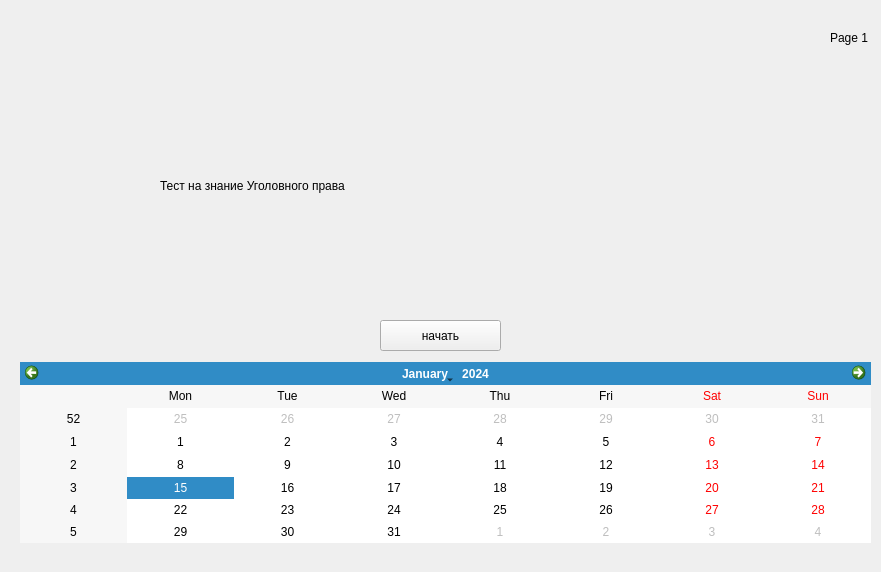
<?xml version="1.0" encoding="UTF-8"?>
<ui version="4.0">
 <class>Form</class>
 <widget class="QWidget" name="Form">
  <property name="geometry">
   <rect>
    <x>0</x>
    <y>0</y>
    <width>881</width>
    <height>572</height>
   </rect>
  </property>
  <property name="windowTitle">
   <string>Form</string>
  </property>
  <widget class="QStackedWidget" name="stackedWidget">
   <property name="geometry">
    <rect>
     <x>10</x>
     <y>10</y>
     <width>861</width>
     <height>551</height>
    </rect>
   </property>
   <property name="currentIndex">
    <number>0</number>
   </property>
   <widget class="QWidget" name="page_3">
    <widget class="QLabel" name="label">
     <property name="geometry">
      <rect>
       <x>150</x>
       <y>140</y>
       <width>581</width>
       <height>71</height>
      </rect>
     </property>
     <property name="styleSheet">
      <string notr="true">font: 26pt &quot;OCR A Extended&quot;;</string>
     </property>
     <property name="text">
      <string>Тест на знание Уголовного права</string>
     </property>
    </widget>
    <widget class="QPushButton" name="pushButton">
     <property name="geometry">
      <rect>
       <x>370</x>
       <y>310</y>
       <width>121</width>
       <height>31</height>
      </rect>
     </property>
     <property name="text">
      <string>начать</string>
     </property>
    </widget>
    <widget class="QLabel" name="label_3">
     <property name="geometry">
      <rect>
       <x>820</x>
       <y>20</y>
       <width>41</width>
       <height>16</height>
      </rect>
     </property>
     <property name="text">
      <string>Page 1</string>
     </property>
    </widget>
    <widget class="QCalendarWidget" name="calendarWidget">
     <property name="geometry">
      <rect>
       <x>10</x>
       <y>352</y>
       <width>851</width>
       <height>181</height>
      </rect>
     </property>
    </widget>
   </widget>
   <widget class="QWidget" name="page">
    <widget class="QRadioButton" name="radioButton_10">
     <property name="geometry">
      <rect>
       <x>170</x>
       <y>370</y>
       <width>211</width>
       <height>21</height>
      </rect>
     </property>
     <property name="text">
      <string>Исправление осужденного</string>
     </property>
    </widget>
    <widget class="QLabel" name="label_5">
     <property name="geometry">
      <rect>
       <x>140</x>
       <y>150</y>
       <width>501</width>
       <height>51</height>
      </rect>
     </property>
     <property name="styleSheet">
      <string notr="true">font: 19pt &quot;OCR A Extended&quot;;</string>
     </property>
     <property name="text">
      <string>Какие цели уголовной ответственности?</string>
     </property>
    </widget>
    <widget class="QLabel" name="label_6">
     <property name="geometry">
      <rect>
       <x>820</x>
       <y>20</y>
       <width>47</width>
       <height>13</height>
      </rect>
     </property>
     <property name="text">
      <string>Page 2</string>
     </property>
    </widget>
    <widget class="QProgressBar" name="progressBar_2">
     <property name="geometry">
      <rect>
       <x>50</x>
       <y>30</y>
       <width>118</width>
       <height>23</height>
      </rect>
     </property>
     <property name="value">
      <number>24</number>
     </property>
    </widget>
    <widget class="QRadioButton" name="radioButton_12">
     <property name="geometry">
      <rect>
       <x>170</x>
       <y>350</y>
       <width>261</width>
       <height>21</height>
      </rect>
     </property>
     <property name="text">
      <string>Восстановление социальной справедливости</string>
     </property>
    </widget>
    <widget class="QRadioButton" name="radioButton_13">
     <property name="geometry">
      <rect>
       <x>170</x>
       <y>390</y>
       <width>281</width>
       <height>21</height>
      </rect>
     </property>
     <property name="text">
      <string>Предупреждение совершения новых преступлений</string>
     </property>
    </widget>
    <widget class="QRadioButton" name="radioButton_14">
     <property name="geometry">
      <rect>
       <x>170</x>
       <y>410</y>
       <width>111</width>
       <height>17</height>
      </rect>
     </property>
     <property name="text">
      <string>Смертная казнь</string>
     </property>
    </widget>
    <widget class="QRadioButton" name="radioButton_15">
     <property name="geometry">
      <rect>
       <x>170</x>
       <y>430</y>
       <width>191</width>
       <height>17</height>
      </rect>
     </property>
     <property name="text">
      <string>Уважений санкционного закона</string>
     </property>
    </widget>
    <widget class="QPushButton" name="pushButton_3">
     <property name="geometry">
      <rect>
       <x>650</x>
       <y>390</y>
       <width>75</width>
       <height>23</height>
      </rect>
     </property>
     <property name="text">
      <string>Далее</string>
     </property>
    </widget>
    <widget class="QPushButton" name="pushButton_9">
     <property name="geometry">
      <rect>
       <x>650</x>
       <y>420</y>
       <width>75</width>
       <height>23</height>
      </rect>
     </property>
     <property name="text">
      <string>Назад</string>
     </property>
    </widget>
   </widget>
   <widget class="QWidget" name="page_4">
    <widget class="QLabel" name="label_7">
     <property name="geometry">
      <rect>
       <x>180</x>
       <y>110</y>
       <width>541</width>
       <height>71</height>
      </rect>
     </property>
     <property name="styleSheet">
      <string notr="true">font: 19pt &quot;OCR A Extended&quot;;</string>
     </property>
     <property name="text">
      <string>Выберите участников уголовного процесса</string>
     </property>
    </widget>
    <widget class="QLabel" name="label_8">
     <property name="geometry">
      <rect>
       <x>820</x>
       <y>20</y>
       <width>47</width>
       <height>13</height>
      </rect>
     </property>
     <property name="text">
      <string>Page 3</string>
     </property>
    </widget>
    <widget class="QProgressBar" name="progressBar_3">
     <property name="geometry">
      <rect>
       <x>50</x>
       <y>30</y>
       <width>118</width>
       <height>23</height>
      </rect>
     </property>
     <property name="value">
      <number>24</number>
     </property>
    </widget>
    <widget class="QRadioButton" name="radioButton_31">
     <property name="geometry">
      <rect>
       <x>180</x>
       <y>260</y>
       <width>82</width>
       <height>17</height>
      </rect>
     </property>
     <property name="text">
      <string>Суд</string>
     </property>
    </widget>
    <widget class="QRadioButton" name="radioButton_32">
     <property name="geometry">
      <rect>
       <x>180</x>
       <y>320</y>
       <width>82</width>
       <height>17</height>
      </rect>
     </property>
     <property name="text">
      <string>Защитник</string>
     </property>
    </widget>
    <widget class="QRadioButton" name="radioButton_33">
     <property name="geometry">
      <rect>
       <x>180</x>
       <y>300</y>
       <width>82</width>
       <height>17</height>
      </rect>
     </property>
     <property name="text">
      <string>Прокурор</string>
     </property>
    </widget>
    <widget class="QRadioButton" name="radioButton_34">
     <property name="geometry">
      <rect>
       <x>180</x>
       <y>340</y>
       <width>101</width>
       <height>17</height>
      </rect>
     </property>
     <property name="text">
      <string>Дознаватель</string>
     </property>
    </widget>
    <widget class="QRadioButton" name="radioButton_35">
     <property name="geometry">
      <rect>
       <x>180</x>
       <y>360</y>
       <width>91</width>
       <height>17</height>
      </rect>
     </property>
     <property name="text">
      <string>Следователь</string>
     </property>
    </widget>
    <widget class="QRadioButton" name="radioButton_36">
     <property name="geometry">
      <rect>
       <x>180</x>
       <y>380</y>
       <width>131</width>
       <height>17</height>
      </rect>
     </property>
     <property name="text">
      <string>Гражданский истец</string>
     </property>
    </widget>
    <widget class="QRadioButton" name="radioButton_37">
     <property name="geometry">
      <rect>
       <x>180</x>
       <y>420</y>
       <width>91</width>
       <height>17</height>
      </rect>
     </property>
     <property name="text">
      <string>Обвиняемый</string>
     </property>
    </widget>
    <widget class="QRadioButton" name="radioButton_38">
     <property name="geometry">
      <rect>
       <x>180</x>
       <y>400</y>
       <width>101</width>
       <height>17</height>
      </rect>
     </property>
     <property name="text">
      <string>Подозреваемый</string>
     </property>
    </widget>
    <widget class="QPushButton" name="pushButton_100">
     <property name="geometry">
      <rect>
       <x>640</x>
       <y>350</y>
       <width>75</width>
       <height>23</height>
      </rect>
     </property>
     <property name="text">
      <string>Далее</string>
     </property>
    </widget>
    <widget class="QRadioButton" name="radioButton_62">
     <property name="geometry">
      <rect>
       <x>180</x>
       <y>440</y>
       <width>141</width>
       <height>17</height>
      </rect>
     </property>
     <property name="text">
      <string>Гражданский ответчик</string>
     </property>
    </widget>
    <widget class="QRadioButton" name="radioButton_63">
     <property name="geometry">
      <rect>
       <x>180</x>
       <y>460</y>
       <width>82</width>
       <height>17</height>
      </rect>
     </property>
     <property name="text">
      <string>Свидетель</string>
     </property>
    </widget>
    <widget class="QRadioButton" name="radioButton_64">
     <property name="geometry">
      <rect>
       <x>180</x>
       <y>480</y>
       <width>82</width>
       <height>17</height>
      </rect>
     </property>
     <property name="text">
      <string>Эксперт</string>
     </property>
    </widget>
    <widget class="QRadioButton" name="radioButton_65">
     <property name="geometry">
      <rect>
       <x>180</x>
       <y>500</y>
       <width>82</width>
       <height>17</height>
      </rect>
     </property>
     <property name="text">
      <string>Понятой</string>
     </property>
    </widget>
    <widget class="QRadioButton" name="radioButton_66">
     <property name="geometry">
      <rect>
       <x>180</x>
       <y>520</y>
       <width>82</width>
       <height>17</height>
      </rect>
     </property>
     <property name="text">
      <string>Переводчик</string>
     </property>
    </widget>
    <widget class="QRadioButton" name="radioButton_67">
     <property name="geometry">
      <rect>
       <x>180</x>
       <y>280</y>
       <width>211</width>
       <height>17</height>
      </rect>
     </property>
     <property name="text">
      <string>Представитель гражданского истца</string>
     </property>
    </widget>
    <widget class="QPushButton" name="pushButton_10">
     <property name="geometry">
      <rect>
       <x>640</x>
       <y>380</y>
       <width>75</width>
       <height>23</height>
      </rect>
     </property>
     <property name="text">
      <string>Назад</string>
     </property>
    </widget>
   </widget>
   <widget class="QWidget" name="page_2">
    <widget class="QLabel" name="label_2">
     <property name="geometry">
      <rect>
       <x>60</x>
       <y>120</y>
       <width>741</width>
       <height>71</height>
      </rect>
     </property>
     <property name="styleSheet">
      <string notr="true">font: 19pt &quot;OCR A Extended&quot;;</string>
     </property>
     <property name="text">
      <string>Какие существуют принципы Уголовного судопроизводства?</string>
     </property>
    </widget>
    <widget class="QLabel" name="label_4">
     <property name="geometry">
      <rect>
       <x>820</x>
       <y>20</y>
       <width>41</width>
       <height>16</height>
      </rect>
     </property>
     <property name="text">
      <string>Page 4</string>
     </property>
    </widget>
    <widget class="QProgressBar" name="progressBar">
     <property name="geometry">
      <rect>
       <x>60</x>
       <y>30</y>
       <width>118</width>
       <height>23</height>
      </rect>
     </property>
     <property name="value">
      <number>24</number>
     </property>
    </widget>
    <widget class="QRadioButton" name="radioButton">
     <property name="geometry">
      <rect>
       <x>100</x>
       <y>330</y>
       <width>161</width>
       <height>21</height>
      </rect>
     </property>
     <property name="text">
      <string>Состязательность сторон</string>
     </property>
    </widget>
    <widget class="QRadioButton" name="radioButton_2">
     <property name="geometry">
      <rect>
       <x>100</x>
       <y>410</y>
       <width>82</width>
       <height>17</height>
      </rect>
     </property>
     <property name="text">
      <string>Язычество</string>
     </property>
    </widget>
    <widget class="QRadioButton" name="radioButton_3">
     <property name="geometry">
      <rect>
       <x>100</x>
       <y>450</y>
       <width>341</width>
       <height>21</height>
      </rect>
     </property>
     <property name="text">
      <string>Право на обжалование процессуальных действий и решений</string>
     </property>
    </widget>
    <widget class="QRadioButton" name="radioButton_4">
     <property name="geometry">
      <rect>
       <x>100</x>
       <y>290</y>
       <width>82</width>
       <height>17</height>
      </rect>
     </property>
     <property name="text">
      <string>Законность</string>
     </property>
    </widget>
    <widget class="QRadioButton" name="radioButton_5">
     <property name="geometry">
      <rect>
       <x>100</x>
       <y>310</y>
       <width>161</width>
       <height>21</height>
      </rect>
     </property>
     <property name="text">
      <string>Презумпция невиновности</string>
     </property>
    </widget>
    <widget class="QRadioButton" name="radioButton_6">
     <property name="geometry">
      <rect>
       <x>100</x>
       <y>430</y>
       <width>191</width>
       <height>21</height>
      </rect>
     </property>
     <property name="text">
      <string>Свобода оценки доказательств</string>
     </property>
    </widget>
    <widget class="QRadioButton" name="radioButton_7">
     <property name="geometry">
      <rect>
       <x>100</x>
       <y>390</y>
       <width>201</width>
       <height>21</height>
      </rect>
     </property>
     <property name="text">
      <string>Охрана прав и свобод гражданина</string>
     </property>
    </widget>
    <widget class="QRadioButton" name="radioButton_8">
     <property name="geometry">
      <rect>
       <x>100</x>
       <y>370</y>
       <width>111</width>
       <height>21</height>
      </rect>
     </property>
     <property name="text">
      <string>Судебная защита</string>
     </property>
    </widget>
    <widget class="QRadioButton" name="radioButton_9">
     <property name="geometry">
      <rect>
       <x>100</x>
       <y>350</y>
       <width>141</width>
       <height>21</height>
      </rect>
     </property>
     <property name="text">
      <string>Право на личную жизнь</string>
     </property>
    </widget>
    <widget class="QRadioButton" name="radioButton_11">
     <property name="geometry">
      <rect>
       <x>100</x>
       <y>470</y>
       <width>82</width>
       <height>17</height>
      </rect>
     </property>
     <property name="text">
      <string>Гуманизм</string>
     </property>
    </widget>
    <widget class="QPushButton" name="pushButton_8">
     <property name="geometry">
      <rect>
       <x>690</x>
       <y>360</y>
       <width>75</width>
       <height>23</height>
      </rect>
     </property>
     <property name="text">
      <string>Далее</string>
     </property>
    </widget>
    <widget class="QPushButton" name="pushButton_11">
     <property name="geometry">
      <rect>
       <x>690</x>
       <y>390</y>
       <width>75</width>
       <height>23</height>
      </rect>
     </property>
     <property name="text">
      <string>Назад</string>
     </property>
    </widget>
   </widget>
   <widget class="QWidget" name="page_13">
    <widget class="QLabel" name="label_25">
     <property name="geometry">
      <rect>
       <x>820</x>
       <y>20</y>
       <width>47</width>
       <height>13</height>
      </rect>
     </property>
     <property name="text">
      <string>Page 5</string>
     </property>
    </widget>
    <widget class="QProgressBar" name="progressBar_10">
     <property name="geometry">
      <rect>
       <x>40</x>
       <y>40</y>
       <width>118</width>
       <height>23</height>
      </rect>
     </property>
     <property name="value">
      <number>24</number>
     </property>
    </widget>
    <widget class="QLabel" name="label_26">
     <property name="geometry">
      <rect>
       <x>60</x>
       <y>80</y>
       <width>761</width>
       <height>51</height>
      </rect>
     </property>
     <property name="styleSheet">
      <string notr="true">font: 10pt &quot;OCR A Extended&quot;;</string>
     </property>
     <property name="text">
      <string>Какие конституционные принципы защиты прав и свобод человека могут обосновать позицию спасательной службы?</string>
     </property>
    </widget>
    <widget class="QTextBrowser" name="textBrowser">
     <property name="geometry">
      <rect>
       <x>10</x>
       <y>160</y>
       <width>501</width>
       <height>121</height>
      </rect>
     </property>
     <property name="html">
      <string>&lt;!DOCTYPE HTML PUBLIC &quot;-//W3C//DTD HTML 4.0//EN&quot; &quot;http://www.w3.org/TR/REC-html40/strict.dtd&quot;&gt;
&lt;html&gt;&lt;head&gt;&lt;meta name=&quot;qrichtext&quot; content=&quot;1&quot; /&gt;&lt;style type=&quot;text/css&quot;&gt;
p, li { white-space: pre-wrap; }
&lt;/style&gt;&lt;/head&gt;&lt;body style=&quot; font-family:'MS Shell Dlg 2'; font-size:8.25pt; font-weight:400; font-style:normal;&quot;&gt;
&lt;p style=&quot; margin-top:0px; margin-bottom:0px; margin-left:0px; margin-right:0px; -qt-block-indent:0; text-indent:0px;&quot;&gt;&lt;span style=&quot; font-size:8pt;&quot;&gt;Спасательной службой МЧС в связи с опасностью схода лавин было запрещено использование горнолыжных склонов на горе Чегет в Баксанской долине Северного Кавказа. Гражданин Байдурин И. С., проигнорировав указанный запрет, отправился кататься на сноуборде в район, закрытый в связи с лавинной опасностью. Задержав Байдурина, спасатели вызвали сотрудников милиции, которые составили протокол по ст. 20.6 КоАП РФ. Возражая против привлечения его к административной ответственности, Байдурин заявил, что он взрослый человек и сам способен отвечать за свою жизнь и здоровье, в том числе рисковать ими в случаях, когда считает это разумным и допустимым.&lt;/span&gt;&lt;/p&gt;&lt;/body&gt;&lt;/html&gt;</string>
     </property>
    </widget>
    <widget class="QPushButton" name="pushButton_12">
     <property name="geometry">
      <rect>
       <x>700</x>
       <y>400</y>
       <width>131</width>
       <height>31</height>
      </rect>
     </property>
     <property name="text">
      <string>Завершить тест</string>
     </property>
    </widget>
    <widget class="QRadioButton" name="radioButton_68">
     <property name="geometry">
      <rect>
       <x>10</x>
       <y>320</y>
       <width>541</width>
       <height>21</height>
      </rect>
     </property>
     <property name="text">
      <string>Спасательная служба, устанавливает норму, которая гарантирует безопасность от государства</string>
     </property>
    </widget>
    <widget class="QRadioButton" name="radioButton_69">
     <property name="geometry">
      <rect>
       <x>10</x>
       <y>340</y>
       <width>601</width>
       <height>21</height>
      </rect>
     </property>
     <property name="text">
      <string>Нпа или иной закон, устанавливает требование норм и правил по предупреждению чрезвычайных ситуаций</string>
     </property>
    </widget>
    <widget class="QRadioButton" name="radioButton_70">
     <property name="geometry">
      <rect>
       <x>10</x>
       <y>360</y>
       <width>781</width>
       <height>31</height>
      </rect>
     </property>
     <property name="minimumSize">
      <size>
       <width>781</width>
       <height>0</height>
      </size>
     </property>
     <property name="whatsThis">
      <string>&lt;html&gt;&lt;head/&gt;&lt;body&gt;&lt;p align=&quot;center&quot;&gt;&lt;br/&gt;&lt;/p&gt;&lt;/body&gt;&lt;/html&gt;</string>
     </property>
     <property name="text">
      <string>Гражданин Байдурин, вопреки норме, установленной государством, совершил деяние направленное на нарушение этих правил</string>
     </property>
    </widget>
    <widget class="QPushButton" name="pushButton_278">
     <property name="geometry">
      <rect>
       <x>580</x>
       <y>400</y>
       <width>75</width>
       <height>23</height>
      </rect>
     </property>
     <property name="text">
      <string>Назад</string>
     </property>
    </widget>
   </widget>
   <widget class="QWidget" name="page_5">
    <widget class="QLabel" name="label_9">
     <property name="geometry">
      <rect>
       <x>70</x>
       <y>140</y>
       <width>171</width>
       <height>61</height>
      </rect>
     </property>
     <property name="styleSheet">
      <string notr="true">font: 75 24pt &quot;MS Shell Dlg 2&quot;;</string>
     </property>
     <property name="text">
      <string>ОЦЕНКА -</string>
     </property>
    </widget>
    <widget class="QLabel" name="label_10">
     <property name="geometry">
      <rect>
       <x>230</x>
       <y>160</y>
       <width>91</width>
       <height>31</height>
      </rect>
     </property>
     <property name="text">
      <string/>
     </property>
    </widget>
    <widget class="QLabel" name="label_11">
     <property name="geometry">
      <rect>
       <x>340</x>
       <y>160</y>
       <width>91</width>
       <height>31</height>
      </rect>
     </property>
     <property name="text">
      <string/>
     </property>
    </widget>
   </widget>
  </widget>
 </widget>
 <resources/>
 <connections/>
</ui>
